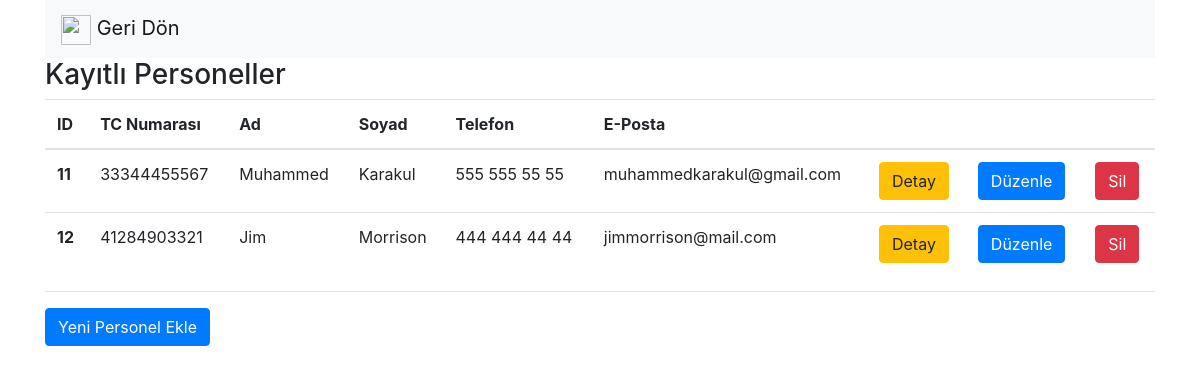
The app's page /personelListe/24 (signed in) with its own data.
### safeputapp/models.py (models this page shows, shortened)
class Personel(models.Model):
    ad = models.CharField(max_length = 50, verbose_name = "Ad")
    soyad = models.CharField(max_length = 50, verbose_name = "Soyad")
    adres = models.CharField(max_length = 250, verbose_name = "Adres")
    telefon = models.CharField(max_length = 11, verbose_name = "Telefon")
    eposta = models.CharField(max_length = 50, verbose_name = "E-Posta")
    tcno = models.CharField(max_length = 11, verbose_name = "TC Kimlik Numarası")
    ehliyet_no = models.CharField(max_length = 20, verbose_name = "Ehliyet Numarası")
    kan_grubu = models.CharField(max_length = 10, verbose_name = "Kan Grubu")
    sgk_no = models.CharField(max_length = 250, verbose_name = "SGK Numarası")
    is_id = models.ForeignKey(Is, on_delete = models.CASCADE, verbose_name = "İş")
    aktifmi = models.BooleanField(verbose_name = "Aktif mi?", default = True)
    olusturma_tarihi = models.DateTimeField(auto_now_add = True, blank = True, verbose_name = "Oluşturma Tarihi")
    duzunleme_tarihi = models.DateTimeField(verbose_name = "Duzenleme Tarihi", blank = True, null = True)
    durum = models.BooleanField(verbose_name = "Durum", default = False)

### safeputapp/views.py (the view)
# urls.py: url(r'^personelListe/(?P<id>\d+)', personelListe),
def personelListe(request, id):
    personeller = Personel.objects.filter(is_id = id).filter(aktifmi = True)
    return render(request, "personelListe.html", {"mevcutIs" : request.session['mevcutIs'], "personeller" : personeller})

### safeputapp/templates/personelListe.html (shortened to what this page needs)
<!DOCTYPE html>
    <html>
        <head>
        <link rel="stylesheet" href="https://maxcdn.bootstrapcdn.com/bootstrap/4.0.0/css/bootstrap.min.css">
        </head>
        <body>
            <div class="container">
                <nav class="navbar navbar-light bg-light">
                    <a class="navbar-brand" href="/isAnasayfa/{{mevcutIs}}">
                        <img src="https://image.flaticon.com/icons/svg/118/118739.svg" width="30" height="30" alt=""> Geri Dön
                    </a>
                </nav>
                <h3>Kayıtlı Personeller</h3>
                    {% if personeller %}
                        <table class="table">
                            <thead>
                                <tr>
                                <th scope="col">ID</th>
                                <th scope="col">TC Numarası</th>
                                <th scope="col">Ad</th>
                                <th scope="col">Soyad</th>
                                <th scope="col">Telefon</th>
                                <th scope="col">E-Posta</th>
                                <th scope="col"></th>
                                <th scope="col"></th>
                                <th scope="col"></th>
                                </tr>
                            </thead>
                            <tbody>
                                {% for personel in personeller %}
                                    <tr>
                                        <th scope="row"> {{ personel.id }} </th>
                                        <td> {{ personel.tcno }} </td>
                                        <td> {{ personel.ad }} </td>
                                        <td> {{ personel.soyad }} </td>
                                        <td> {{ personel.telefon }} </td>
                                        <td> {{ personel.eposta }} </td>
                                        <td><a href="/personelDetay/{{personel.id}}" class="btn btn-warning">Detay</td>
                                        <td><a href="/personelDuzenle/{{personel.id}}" class="btn btn-primary">Düzenle</td>
                                        <td><a href="/personelSil/{{personel.id}}" class="btn btn-danger">Sil</td>
                                    </tr>
                                {% endfor %}
                            </tbody>
                        </table>
                    {% else %}
                        <div class="alert alert-danger">
                            Kayıt bulunamadı.
                        </div>
                    {% endif %}
                <hr>
                <a href="/personelEkle/{{ mevcutIs }}" class="btn btn-primary"> Yeni Personel Ekle </a>
            </div>
        </body>
</html>

### records on screen
Personel: id "11", tcno "33344455567", ad "Muhammed", soyad "Karakul", telefon "555 555 55 55", eposta "muhammedkarakul@gmail.com"
Personel: id "12", tcno "41284903321", ad "Jim", soyad "Morrison", telefon "444 444 44 44", eposta "jimmorrison@mail.com"
